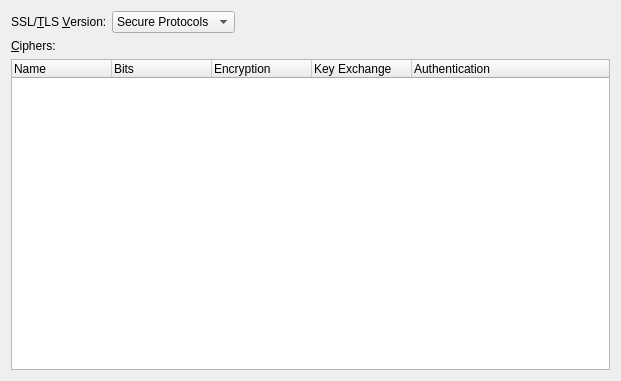
<?xml version="1.0" encoding="UTF-8"?>
<ui version="4.0">
 <class>Form</class>
 <widget class="QWidget" name="Form">
  <property name="geometry">
   <rect>
    <x>0</x>
    <y>0</y>
    <width>621</width>
    <height>381</height>
   </rect>
  </property>
  <property name="windowTitle">
   <string>Form</string>
  </property>
  <layout class="QGridLayout" name="gridLayout">
   <item row="0" column="0">
    <widget class="QLabel" name="label">
     <property name="text">
      <string>SSL/&amp;TLS &amp;Version:</string>
     </property>
     <property name="buddy">
      <cstring>protocolCombo</cstring>
     </property>
    </widget>
   </item>
   <item row="0" column="1">
    <widget class="QComboBox" name="protocolCombo">
     <item>
      <property name="text">
       <string>Secure Protocols</string>
      </property>
     </item>
     <item>
      <property name="text">
       <string>SSL 3</string>
      </property>
     </item>
     <item>
      <property name="text">
       <string>TLS 1.0 or Later</string>
      </property>
     </item>
     <item>
      <property name="text">
       <string>TLS 1.1 or Later</string>
      </property>
     </item>
     <item>
      <property name="text">
       <string>TLS 1.2 or Later</string>
      </property>
     </item>
     <item>
      <property name="text">
       <string>TLS 1.0</string>
      </property>
     </item>
     <item>
      <property name="text">
       <string>TLS 1.1</string>
      </property>
     </item>
     <item>
      <property name="text">
       <string>TLS 1.2</string>
      </property>
     </item>
    </widget>
   </item>
   <item row="0" column="2">
    <spacer name="horizontalSpacer">
     <property name="orientation">
      <enum>Qt::Horizontal</enum>
     </property>
     <property name="sizeHint" stdset="0">
      <size>
       <width>362</width>
       <height>20</height>
      </size>
     </property>
    </spacer>
   </item>
   <item row="1" column="0">
    <widget class="QLabel" name="label_2">
     <property name="text">
      <string>&amp;Ciphers:</string>
     </property>
     <property name="buddy">
      <cstring>cipherTree</cstring>
     </property>
    </widget>
   </item>
   <item row="2" column="0" colspan="3">
    <widget class="QTreeWidget" name="cipherTree">
     <column>
      <property name="text">
       <string>Name</string>
      </property>
     </column>
     <column>
      <property name="text">
       <string>Bits</string>
      </property>
     </column>
     <column>
      <property name="text">
       <string>Encryption</string>
      </property>
     </column>
     <column>
      <property name="text">
       <string>Key Exchange</string>
      </property>
     </column>
     <column>
      <property name="text">
       <string>Authentication</string>
      </property>
     </column>
    </widget>
   </item>
  </layout>
 </widget>
 <resources/>
 <connections/>
</ui>
